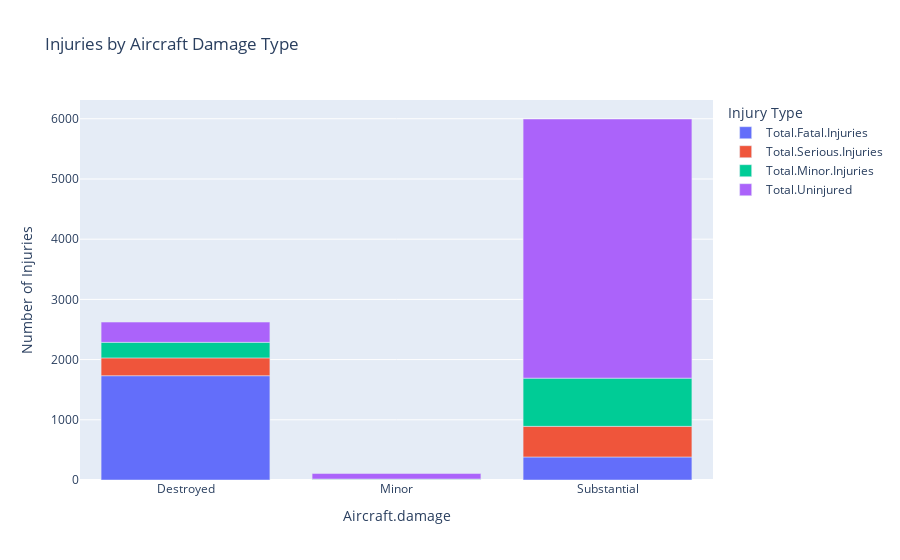

Notebook cell for this chart:
### Markdown cell above
4. Visualize between the aircraft damage and number of injuries (either fatal, seriuos, minor or uninjured)

### Code cell
#Group by aircraft damage and sum up the injuries
damage_injuries = df_Accidents.groupby('Aircraft.damage').agg({
    'Total.Fatal.Injuries' : 'sum',
    'Total.Serious.Injuries' : 'sum',
    'Total.Minor.Injuries' : 'sum', 
    'Total.Uninjured' : 'sum',
}).reset_index()

#Melt the dataframe to make it suitable for plotting
damage_injuries_melt = damage_injuries.melt(id_vars='Aircraft.damage',
                                            value_vars=['Total.Fatal.Injuries', 'Total.Serious.Injuries', 'Total.Minor.Injuries', 'Total.Uninjured'],
                                            var_name='Injury Type',
                                            value_name='Injury Count')

# Plot a bar graph 
fig = px.bar(
    damage_injuries_melt, 
    x='Aircraft.damage', 
    y='Injury Count', 
    color='Injury Type', 
    title='Injuries by Aircraft Damage Type',
    labels={'Aircraft Damage': 'Aircraft Damage Level', 'Injury Count': 'Number of Injuries'},
    
)
plt.savefig('aircraft.png', dpi=300)#saving visualisation
# Show the plot
fig.show()

### Figure 1 — Plotly figure (JSON) as saved in the notebook; plotly's stock layout.template omitted (floating-point values rounded to 4 significant figures)
{"data": [{"alignmentgroup": "True", "hovertemplate": "Injury Type=Total.Fatal.Injuries<br>Aircraft.damage=%{x}<br>Number of Injuries=%{y}<extra></extra>", "legendgroup": "Total.Fatal.Injuries", "marker": {"color": "#636efa", "pattern": {"shape": ""}}, "name": "Total.Fatal.Injuries", "offsetgroup": "Total.Fatal.Injuries", "orientation": "v", "showlegend": true, "textposition": "auto", "type": "bar", "x": ["Destroyed", "Minor", "Substantial"], "xaxis": "x", "y": [1732.0, 4.177, 382.4], "yaxis": "y"}, {"alignmentgroup": "True", "hovertemplate": "Injury Type=Total.Serious.Injuries<br>Aircraft.damage=%{x}<br>Number of Injuries=%{y}<extra></extra>", "legendgroup": "Total.Serious.Injuries", "marker": {"color": "#EF553B", "pattern": {"shape": ""}}, "name": "Total.Serious.Injuries", "offsetgroup": "Total.Serious.Injuries", "orientation": "v", "showlegend": true, "textposition": "auto", "type": "bar", "x": ["Destroyed", "Minor", "Substantial"], "xaxis": "x", "y": [295.8, 7.451, 508.7], "yaxis": "y"}, {"alignmentgroup": "True", "hovertemplate": "Injury Type=Total.Minor.Injuries<br>Aircraft.damage=%{x}<br>Number of Injuries=%{y}<extra></extra>", "legendgroup": "Total.Minor.Injuries", "marker": {"color": "#00cc96", "pattern": {"shape": ""}}, "name": "Total.Minor.Injuries", "offsetgroup": "Total.Minor.Injuries", "orientation": "v", "showlegend": true, "textposition": "auto", "type": "bar", "x": ["Destroyed", "Minor", "Substantial"], "xaxis": "x", "y": [258.3, 4.591, 800.8], "yaxis": "y"}, {"alignmentgroup": "True", "hovertemplate": "Injury Type=Total.Uninjured<br>Aircraft.damage=%{x}<br>Number of Injuries=%{y}<extra></extra>", "legendgroup": "Total.Uninjured", "marker": {"color": "#ab63fa", "pattern": {"shape": ""}}, "name": "Total.Uninjured", "offsetgroup": "Total.Uninjured", "orientation": "v", "showlegend": true, "textposition": "auto", "type": "bar", "x": ["Destroyed", "Minor", "Substantial"], "xaxis": "x", "y": [336.7, 91, 4304.0], "yaxis": "y"}], "layout": {"autosize": true, "barmode": "relative", "legend": {"title": {"text": "Injury Type"}, "tracegroupgap": 0}, "title": {"text": "Injuries by Aircraft Damage Type"}, "xaxis": {"anchor": "y", "autorange": true, "domain": [0, 1], "range": [-0.5, 2.5], "title": {"text": "Aircraft.damage"}, "type": "category"}, "yaxis": {"anchor": "x", "autorange": true, "domain": [0, 1], "range": [0, 6312.0], "title": {"text": "Number of Injuries"}, "type": "linear"}}}
